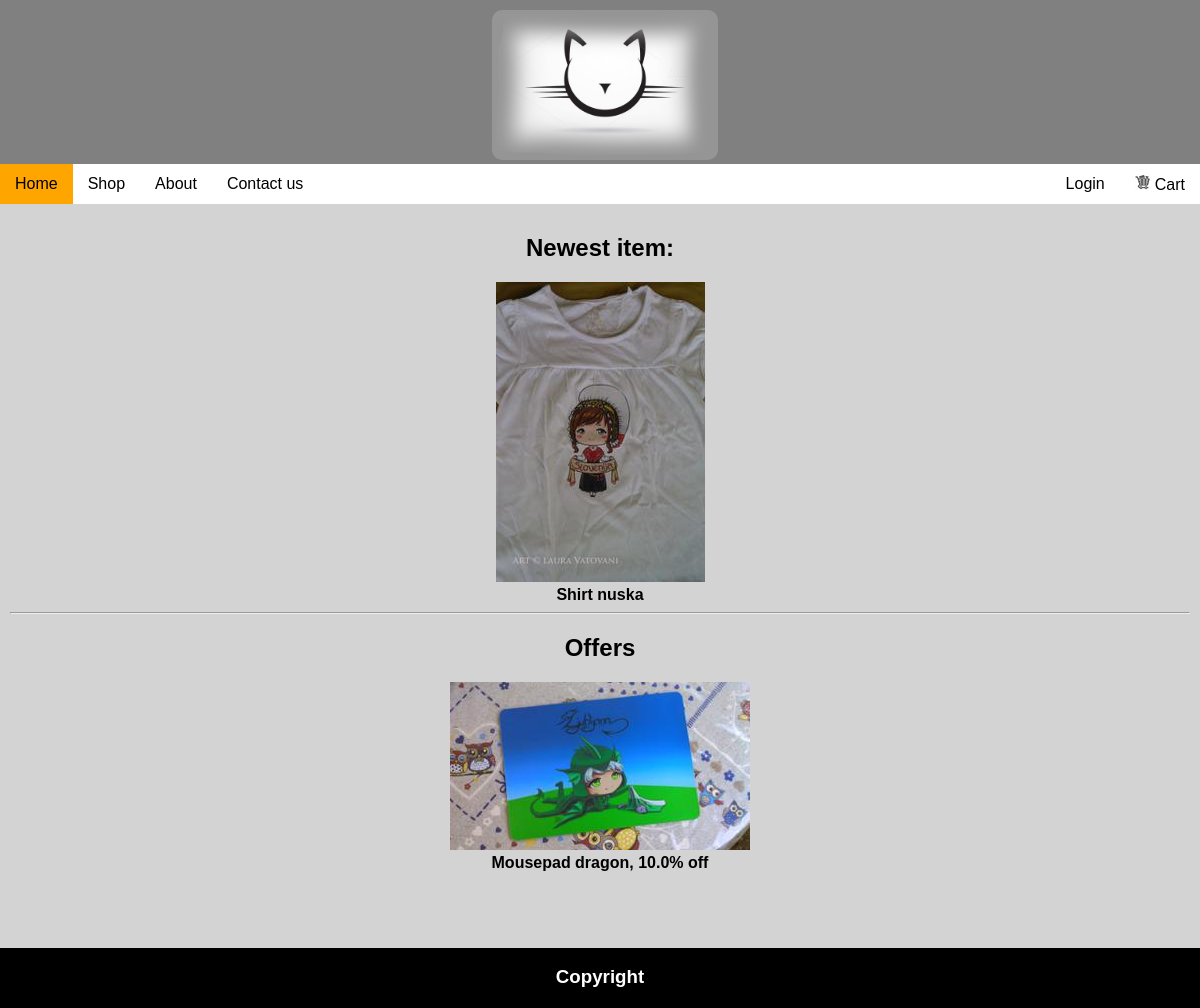
The page /shop/Home on the database as committed earlier.
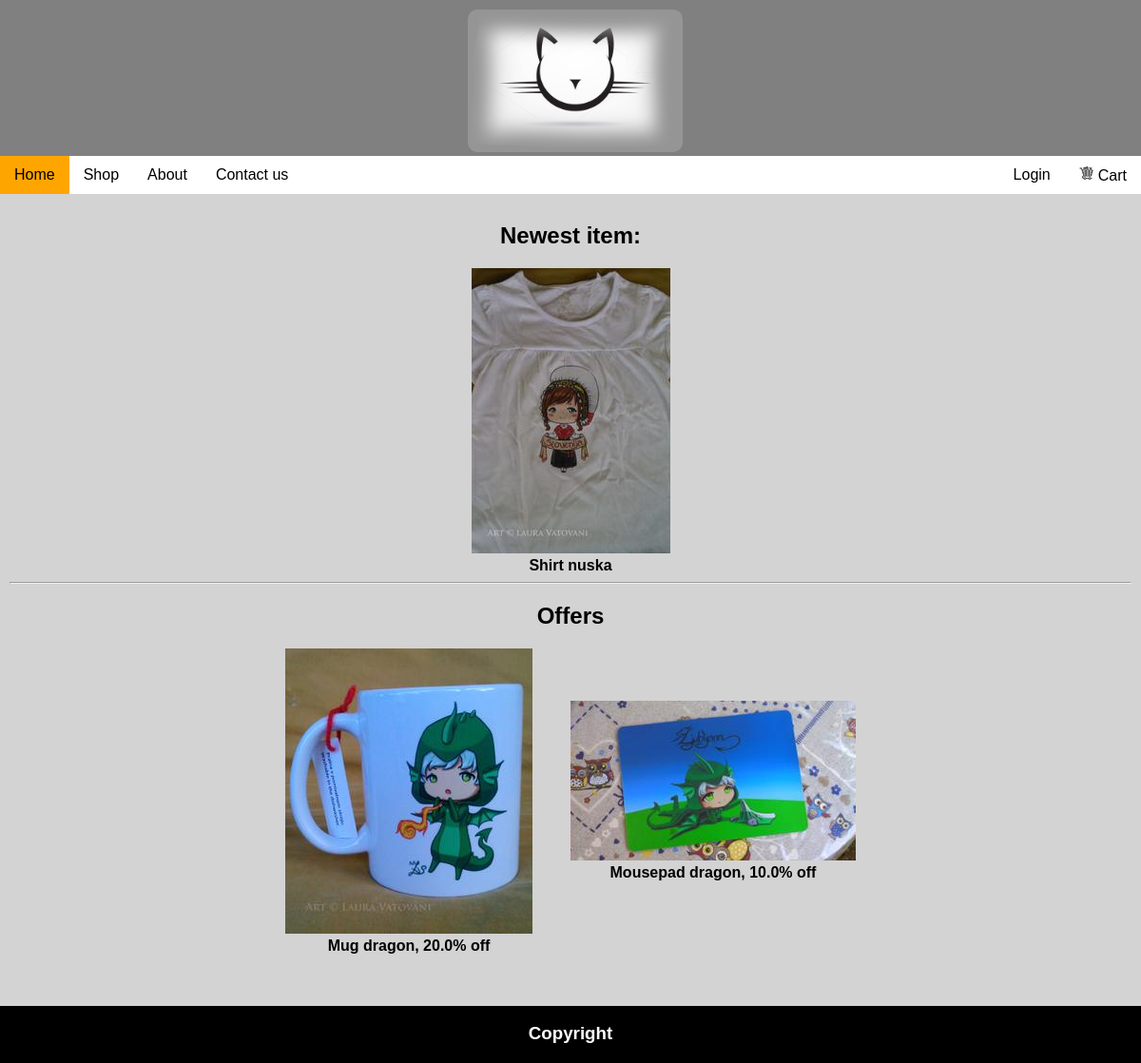
The same page on the database as committed later.
### shop/models.py (models this page shows, shortened)
class Product(models.Model):
	name = models.CharField(max_length=40)
	description = models.CharField(max_length=200)
	size = models.CharField(max_length=40)
	category = models.CharField(max_length=20)
	supply = models.IntegerField(default=0)
	price = models.FloatField(default=0)

class Promotion(models.Model):
	id_Product = models.ForeignKey(Product, on_delete=models.CASCADE)
	discount = models.FloatField(default=0)
	start = models.DateTimeField('date of the start of the promotion', default=timezone.now )
	end = models.DateTimeField('date of the end of the promotion', default=timezone.now )

### shop/views.py (the view)
def home(request):
	promotion_list = Promotion.objects.order_by('-start')[:3]
	new_item = Product.objects.all()[len(Product.objects.all())-1]
	product_list = []
	for promotion in list(promotion_list):
		product_list.append(Product.objects.get(pk=promotion.id_Product.id))
	context = {'products': product_list,'newitem': new_item,'promotions': promotion_list}
	return render(request, 'shop/Home.html', context)

### shop/templates/shop/Home.html (shortened to what this page needs)
<!DOCTYPE html>
{% load static %}
<html>
<head>
	<link rel="stylesheet" type="text/css" href="{% static 'style.css' %}">
</head>
<body>
<div id="container">
	<div id="header">
		<img src="{% static 'images/logo.jpg' %}" id="logo" alt="image of a logo">
		<ul class="navigation">
		  <li class="navitem active" >
			<a class="center" href="{% url 'home' %}">Home</a>
		  </li>
		  <li class="navitem">
			<a class="center" href="{% url 'shop' %}">Shop</a>
		  </li>
		  <li class="navitem">
			<a class="center" href="{% url 'about' %}">About</a>
		  </li>
		  <li class="navitem">
			<a class="center" href="{% url 'contact' %}">Contact us</a>
		  </li>
		  {% if user.is_authenticated %}
		  <li class="navitem2">
			<a class="center" href="{% url 'logoutuser' %}">Logout</a>
		  </li>
		  {% else %}
		   <li class="navitem2">
			<a class="center" href="{% url 'loginuser' %}">Login</a>
		  </li>
		  {% endif %}
		  <li class="navitem">
			<div class="center"><img src="{% static './images/cart.png' %}" style="padding-right: 4px" alt="shopping cart"><a href="{% url 'cart' %}">Cart</a></div>
		  </li>
		</ul>
	</div>
	<div id="body">
		<div style="text-align:center">
			<h2>Newest item:</h2>
			<div>
			<img src="{% static './izdelki/' %}{{newitem.name}}.jpg"   style="max-height:300px;max-width: 80%;width:auto;height:auto;" alt="image of a product">
			<div style="font-weight:bold;">{{ newitem.name }}</div>
			</div>
		</div>
		<hr>
		<h2 style="text-align:center" >Offers</h2>
		<div class="content wrap">
			<div  class="content wrap" id="items">
				{% if products %}
					{% for product in products %}
						<div style="max-height:300px;max-width: 80%;margin: 0px 20px 20px 20px;">
							<img src="{% static './izdelki/' %}{{product.name}}.jpg"  style=" width:100%;height:auto;" alt="image of a product">
							{% for promotion in promotions %}
								{% if promotion.id_Product.id == product.id %}
								<div style="font-weight:bold;">{{ product.name }}, {{ promotion.discount }}% off</div>
								{% endif %}
							{% endfor %}
						</div >
					{% endfor %}
				{% endif %}
			</div>
		</div>
		<br>
		<br>
	</div>
	<div id="footer">
		<h3 class="center">Copyright</h3>
	</div>
</div>
</body>
</html>

### shop/static/style.css (style rules this page uses)
body { margin: 0; padding: 0; height: 100%; Background-color:lightgray; }
#container { min-height:100vh; position: relative; height: 100%; overflow:auto; }
#body { padding:10px; padding-bottom: 80px; }
#header { width: 100%; color: white; background-color: gray; text-align: center; position:relative; }
#footer { position:absolute; bottom: 0; width: 100%; height: 60px; color: white; background-color: black; text-align: center; }
#logo { height:150px; margin: 10px 0px 0px 10px ; border-radius: 10px; }
.content { width: 100%; list-style: none; margin: 0; padding: 0; display: -webkit-box; display: -moz-box; display: -ms-flexbox; display: -webkit-flex; display: flex; justify-content: center; align-items: center; text-align: center; }
.wrap { flex-wrap: wrap; }
.navigation { list-style: none; margin: 0; padding: 0; height: 40px; background: white; display: -webkit-box; display: -moz-box; display: -ms-flexbox; display: -webkit-flex; display: flex; -webkit-flex-flow: row wrap; flex-flow: row wrap; justify-content: flex-start; align-items: stretch; }
.navigation a { text-decoration: none; color: black; }
.navitem { display: flex; justify-content: center; padding: 10px 15px 10px 15px; }
.center { align-self: center; width:100%; }
.navitem2 { display: flex; justify-content: center; padding: 10px 15px 10px 15px; margin-left: auto; }
* { font-family: arial; }
.active { background-color: orange; }

Rows that differ between the two databases and show on the page:
now on this page (row unchanged): Product: name (picture), name "Mug dragon"
added Promotion: discount "20.0"
